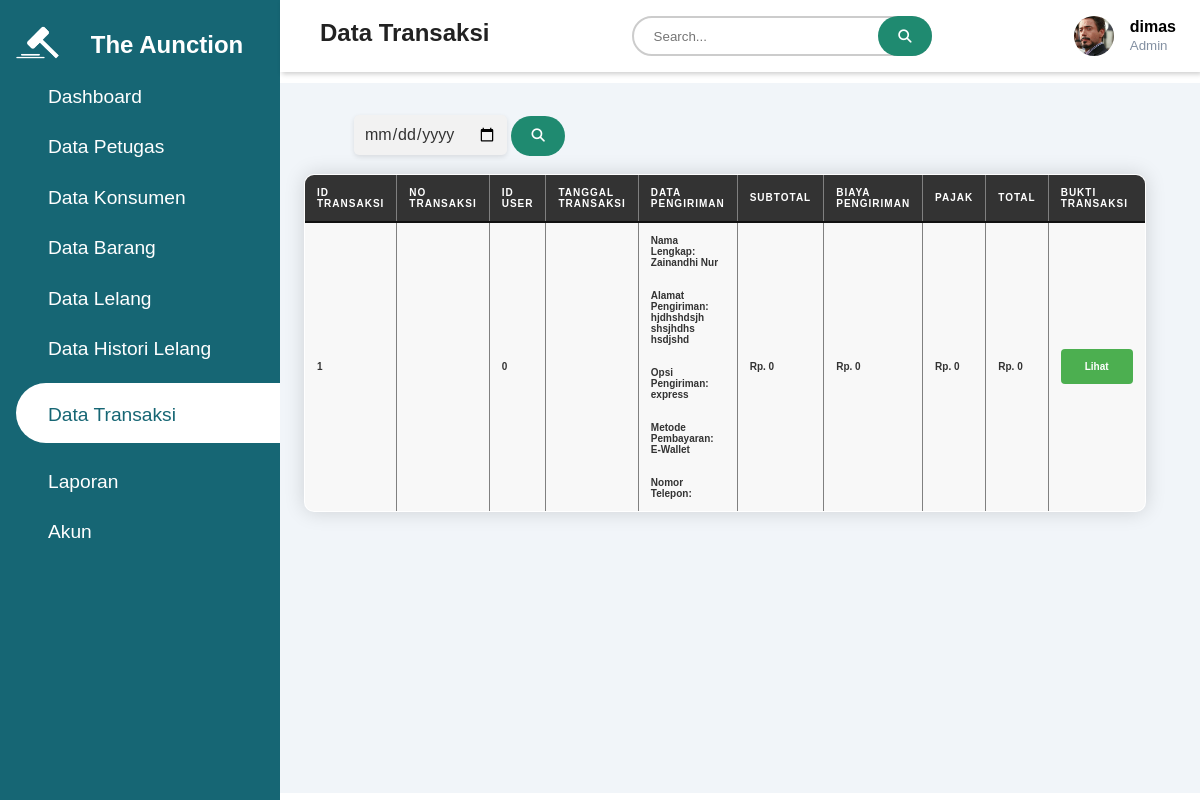
The app's page /admin/page/datatransaksi.php (signed in) with its own data.
### tables this page shows
CREATE TABLE `tpetugas` (
  `id_petugas` int(11) NOT NULL,
  `nama_petugas` varchar(50) NOT NULL,
  `username` varchar(25) NOT NULL,
  `password` varchar(25) NOT NULL,
  `id_level` int(11) NOT NULL,
  `gambar` varchar(50) NOT NULL
);

CREATE TABLE `ttransaksi` (
  `id_transaksi` int(11) NOT NULL,
  `id_user` int(11) NOT NULL,
  `nama_lengkap` varchar(50) NOT NULL,
  `alamat_pengiriman` text NOT NULL,
  `opsi_pengiriman` enum('regular','express','instant') NOT NULL,
  `metode_pembayaran` enum('Kartu-Kredit','Transfer-Bank','E-Wallet') NOT NULL,
  `subtotal` int(11) NOT NULL,
  `biaya_pengiriman` int(11) NOT NULL,
  `pajak` int(11) NOT NULL,
  `total` int(11) NOT NULL
);

### admin/page/datatransaksi.php (the view, shortened to what this page needs)
<?php
require '../../php/koneksi.php';
if (isset($_SESSION['login'])) {
    $id_petugas = $_SESSION['id_petugas'];
    $query = "SELECT * FROM tpetugas WHERE id_petugas='$id_petugas'";
    $a = mysqli_query($koneksi, $query);
    $data = mysqli_fetch_array($a);
} else {
    header("location:../../php/page/loginpetugas.php");
}
?>
<!DOCTYPE html>
<html lang="en">
<head>
    <link rel="stylesheet"
        href="https://maxst.icons8.com/vue-static/landings/line-awesome/line-awesome/1.3.0/css/line-awesome.min.css">
    <link rel="stylesheet" href="https://cdnjs.cloudflare.com/ajax/libs/font-awesome/6.4.0/css/all.min.css"
 />
    <link rel="stylesheet" href="../../assets/css/test.css">
</head>
<body>
    <div class="sidebar">
        <div class="sidebar-brand">
            <h1>
                <img src="../../assets/img/LELANG6.png" alt="" width="70px" height="70px">
                <h2>The Aunction</h2>
            </h1>
        </div>
        <div class="sidebar-menu">
            <ul>
                <li>
                    <a href="dashboard.php"><span class="las la-igloo"></span>
                        <span>Dashboard</span></a>
                </li>
            </ul>
            <ul>
                <li>
                    <a href="datapetugas.php"><span class="las la-users"></span>
                        <span>Data Petugas</span></a>
                </li>
            </ul>
            <ul>
                <li>
                    <a href="datakonsumen.php"><span class="las la-users"></span>
                        <span>Data Konsumen</span></a>
                </li>
            </ul>
            <ul>
                <li>
                    <a href="databarang.php"><span class="las la-clipboard-list"></span>
                        <span>Data Barang</span></a>
                </li>
            </ul>
            <ul>
                <li>
                    <a href="datalelang.php"><span class="las la-clipboard-list"></span>
                        <span>Data Lelang</span></a>
                </li>
            </ul>
            <ul>
                <li>
                    <a href="datahistorilelang.php"><span class="las la-clipboard-list"></span>
                        <span>Data Histori Lelang</span></a>
                </li>
            </ul>
            <ul>
                <li>
                    <a href="datatransaksi.php" class="active"><span class="las la-clipboard-list"></span>
                        <span>Data Transaksi</span></a>
                </li>
            </ul>
            <ul>
                <li>
                    <a href="laporan.php"><span class="las la-clipboard-list"></span>
                        <span>Laporan</span></a>
                </li>
            </ul>
            <ul>
                <li>
                    <a href="akun.php"><span class="las la-user-circle"></span>
                        <span>Akun</span></a>
                </li>
            </ul>
        </div>
    </div>
    <div class="main-content">
        <header>
            <h2>
                <label for="nav-toggle">
                    <span class="las la-bars"></span>
                </label>
                Data Transaksi
            </h2>
            <div class="search-box">
                <form action="" method="POST">
                    <input type="text" name="search" placeholder="Search...">
                    <button type="submit" name="submit-search"><i class="fa fa-search"></i></button>
                </form>
            </div>
            <div class="user-wrapper">
                <img src="../../assets/img/<?= $data['gambar'] ?>" width="40px" height="40px" alt="">
                <div>
                    <h4>
                        <?= $data['username'] ?>
                    </h4>
                    <small>Admin</small>
                </div>
            </div>
        </header>
        <main>
            <div class="head">
                <form action="" method="POST">
                    <input type="date" name="search">
                    <button type="submit" name="submit-search"><i class="fa fa-search"></i></button>
                </form>
            </div>
            <br />
            <table border="1" id="table-transaksi">
                <tr>
                    <th>Id Transaksi</th>
                    <th>No Transaksi</th>
                    <th>Id User</th>
                    <th>Tanggal Transaksi</th>
                    <th>Data Pengiriman</th>
                    <th>Subtotal</th>
                    <th>Biaya Pengiriman</th>
                    <th>Pajak</th>
                    <th>Total</th>
                    <th>Bukti Transaksi</th>
                </tr>
                <?php
                include '../../php/koneksi.php';
                if (!isset($_POST['submit-search'])) {
                    $data = mysqli_query($koneksi, "SELECT * FROM ttransaksi");
                } else if (isset($_POST['submit-search'])) {
                    $key = htmlspecialchars($_POST['search']);
                    $data = mysqli_query($koneksi, "SELECT * FROM ttransaksi WHERE (id_transaksi LIKE '%$key%' OR id_user LIKE '%$key%' OR tgl_checkout LIKE '%$key%')");
                }
                while ($d = mysqli_fetch_array($data)) {
                    ?>
                    <tr>
                        <td>
                            <?= $d['id_transaksi']; ?>
                        </td>
                        <td>
                        </td>
                        <td>
                            <?= $d['id_user']; ?>
                        </td>
                        <td>
                        </td>
                        <td>
                            Nama Lengkap:
                            <br>
                            <p>
                                <?= $d['nama_lengkap']; ?>
                            </p>
                            <br>
                            <br>
                            Alamat Pengiriman:
                            <br>
                            <p>
                                <?= $d['alamat_pengiriman']; ?>
                            </p>
                            <br>
                            <br>
                            Opsi Pengiriman:
                            <br>
                            <p>
                                <?= $d['opsi_pengiriman']; ?>
                            </p>
                            <br>
                            <br>
                            Metode Pembayaran:
                            <br>
                            <p>
                                <?= $d['metode_pembayaran']; ?>
                            </p>
                            <br>
                            <br>
                            Nomor Telepon:
                            <br>
                        </td>
                        <td>
                            Rp.
                            <?= number_format($d['subtotal'], 0, ',', '.'); ?>
                        </td>
                        <td>
                            Rp.
                            <?= number_format($d['biaya_pengiriman'], 0, ',', '.'); ?>
                        </td>
                        <td>
                            Rp.
                            <?= number_format($d['pajak'], 0, ',', '.'); ?>
                        </td>
                        <td>
                            Rp.
                            <?= number_format($d['total'], 0, ',', '.'); ?>
                        </td>
                        <td>
                            <a href="../../petugas/action/cetak.php?id_trans=<?= $d['id_transaksi'] ?>"
                                class="cetak">Lihat</a>
                        </td>
                    </tr>
                    <?php
                }
                ?>
            </table>
        </main>
    </div>
</body>
</html>

### assets/css/test.css (style rules this page uses)
:root { --main-color: #166674; --color-dark: #1D2231; --text-grey: #8390A2; }
* { padding: 0; margin: 0; box-sizing: border-box; list-style-type: none; text-decoration: none; font-family: 'Poppins', sans-serif; }
.sidebar { width: 280px; position: fixed; left: 0; top: 0; height: 100%; background: var(--main-color); z-index: 100%; transition: widht 300ms; overflow: hidden; }
.sidebar-brand { height: 55px; padding-left: 1rem 0rem 1rem 2rem; display: flex; margin-top: 10px; }
.sidebar-brand h1 img { padding-left: 5px; width: 70px; height: auto; }
.sidebar-brand h2 { padding: 1.3rem; color: #fff; }
.sidebar-menu { margin-top: 1rem; }
.sidebar-menu li { width: 100%; margin-bottom: 1.4rem; padding-left: 1rem; }
.sidebar-menu a { padding-left: 1rem; display: block; color: #fff; font-size: 1.2rem; }
.sidebar-menu a.active { background: #fff; padding-top: 1rem; padding-bottom: 1rem; color: var(--main-color); border-radius: 30px 0px 0px 30px; transition: 3s; }
.sidebar-menu a span:first-child { font-size: 1.5rem; padding-right: 1rem; }
.main-content { margin-left: 280px; }
.head { display: flex; }
.head input { margin-left: 50px; padding: 10px; border: none; border-radius: 5px; background-color: #f2f2f2; color: #333; font-size: 16px; box-shadow: 0px 2px 5px rgba(0, 0, 0, 0.1); }
.head button[type="submit"] { height: 40px; padding: 12px 20px; background-color: #1F8A70; color: white; border: none; border-radius: 20px; cursor: pointer; }
header { background: #fff; display: flex; justify-content: space-between; padding: 1rem 1.5rem; box-shadow: 2px 2px 5px rgba(0, 0, 0, 0.2); position: fixed; left: 280px; width: calc(100% - 280px); top: 0; z-index: 100; transition: left 300ms; }
header h2 { color: #222; }
header label span { font-size: 1.7rem; padding-right: 1rem; }
.search-box { position: relative; width: 300px; height: 40px; }
.search-box input[type="text"] { width: 300px; height: 40px; padding: 10px 20px; box-sizing: border-box; border: none; border: 2px solid #ccc; border-radius: 20px; }
.search-box button[type="submit"] { position: absolute; right: 0; height: 40px; padding: 12px 20px; background-color: #1F8A70; color: white; border: none; border-radius: 20px; cursor: pointer; }
.user-wrapper { display: flex; align-items: center; }
.user-wrapper img { border-radius: 50%; margin-right: 1rem; object-fit: cover; }
.user-wrapper h4 { margin-bottom: 0rem !important; }
.user-wrapper small { display: inline-block; color: var(--text-grey); }
main { margin-top: 65px; padding: 2rem 1.5rem; background: #f1f5f9; min-height: calc(100vh - 90px); width: 100%; position: relative; }
#table-transaksi { border-collapse: collapse; width: 100%; max-width: 800px; margin-left: 0px; background-color: #fff; color: #333; font-size: 10px; font-weight: 400; text-align: left; border-radius: 10px; overflow: hidden; box-shadow: 0 0 20px rgba(0, 0, 0, 0.15); }
#table-transaksi th, td { padding: 12px; text-align: left; vertical-align: middle; font-weight: bold; }
#table-transaksi th { background-color: #333; color: #fff; font-weight: 600; text-transform: uppercase; letter-spacing: 0.1em; border-bottom: 2px solid #111; }
#table-transaksi tr:nth-child(even) { background-color: #f8f8f8; }
#table-transaksi td a { color: white; text-decoration: none; }
.cetak { display: inline-block; background-color: #4CAF50; color: white; padding: 12px 24px; font-size: 10px; text-decoration: none; border-radius: 4px; text-align: center; }
table { border-collapse: collapse; width: 100%; max-width: 800px; margin-left: 10px; background-color: #fff; color: #333; font-size: 14px; font-weight: 400; text-align: left; border-radius: 10px; overflow: hidden; box-shadow: 0 0 20px rgba(0, 0, 0, 0.15); }
th, td { padding: 12px; text-align: left; vertical-align: middle; }
th { background-color: #333; color: #fff; font-weight: 600; text-transform: uppercase; letter-spacing: 0.1em; border-bottom: 2px solid #111; }
tr:nth-child(even) { background-color: #f8f8f8; }
td a { color: #007bff; text-decoration: none; }

### records on screen
tpetugas: gambar (picture), username "dimas"
ttransaksi: id_transaksi "1", id_user "0", nama_lengkap "Zainandhi Nur", alamat_pengiriman "hjdhshdsjh shsjhdhs hsdjshd", opsi_pengiriman "express", metode_pembayaran "E-Wallet", subtotal "0", biaya_pengiriman "0", pajak "0", total "0"
